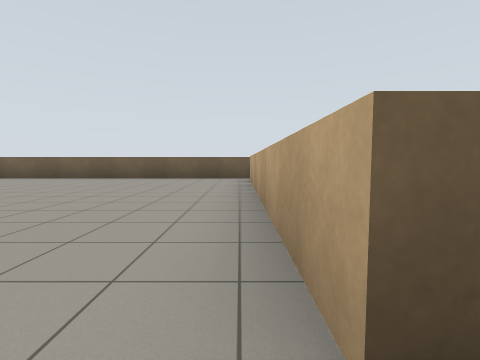
View 1 (above)

24 first-person views from a walk through a robot-simulator world made for Gazebo. The camera is 0.94 m above the floor, tilts 4° down and sees 85° across. The floor is counted in squares, 2 m on a side. Each view is taken from the middle of a square. On the plan, view 1 faces up. The plan holds only what a view shows up to about 9 squares ahead; the rest is blank.

View 2
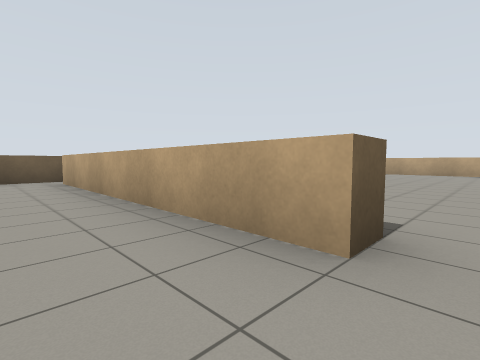

View 3
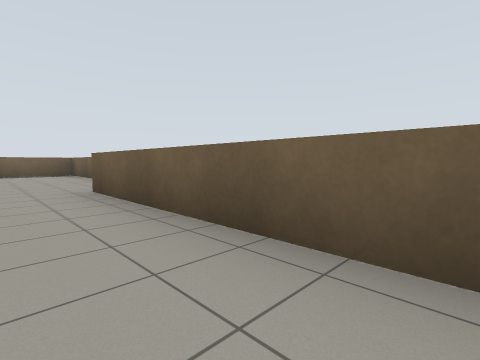

View 4
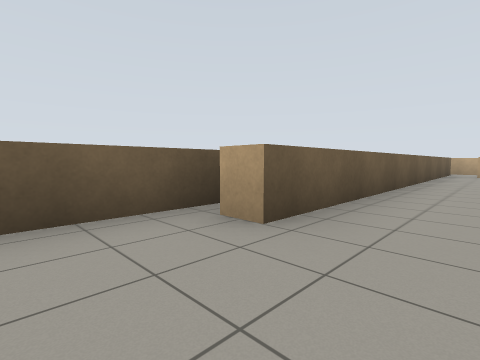

View 5
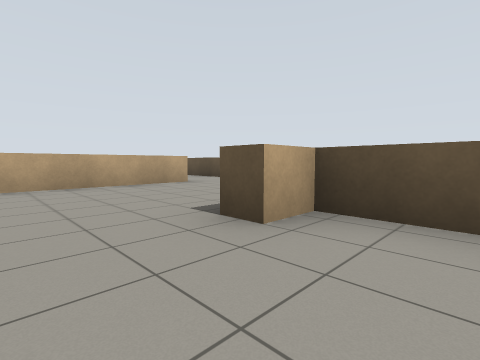

View 6
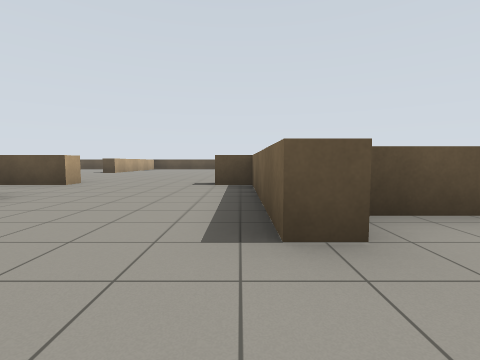

View 7
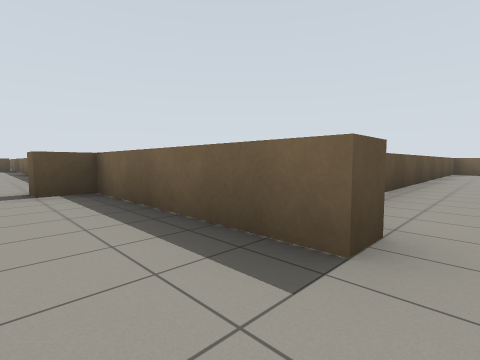

View 8
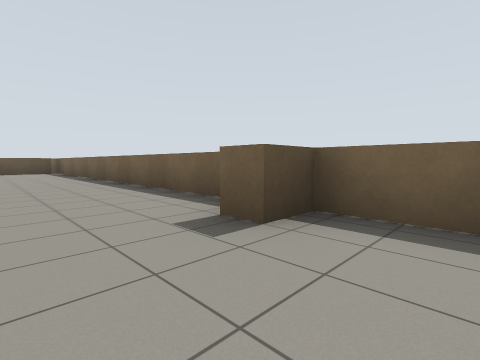

View 9
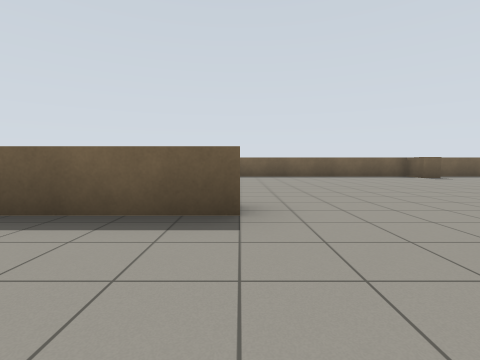

View 10
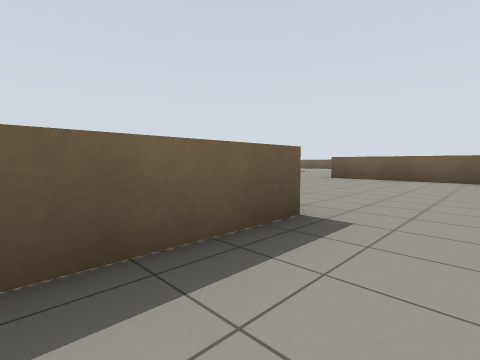

View 11
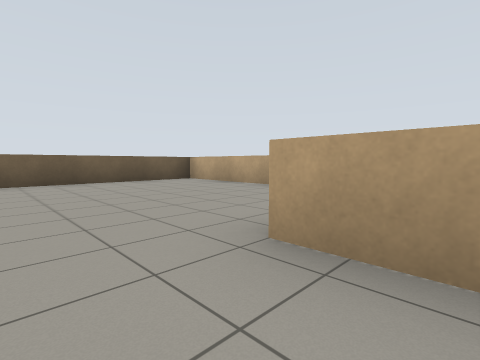

View 12
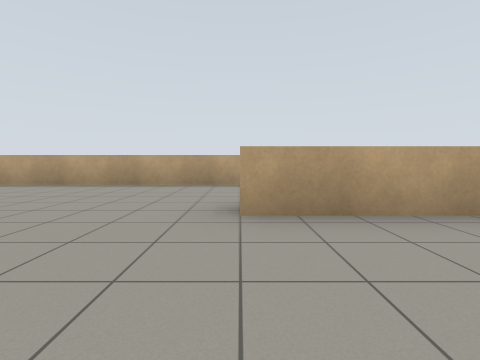

View 13
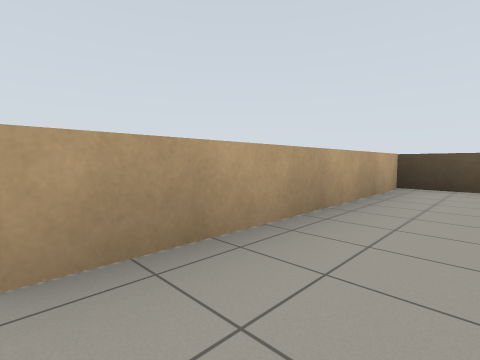

View 14
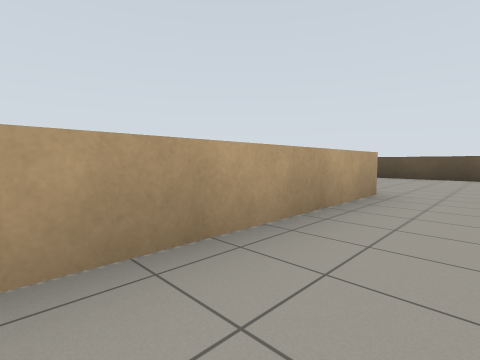

View 15
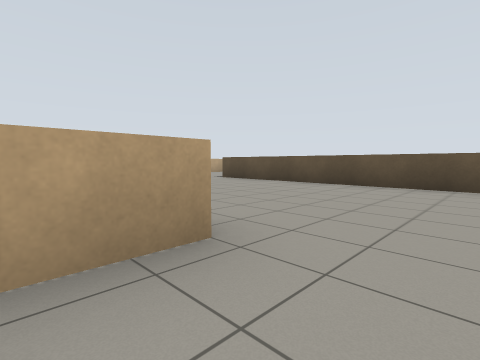

View 16
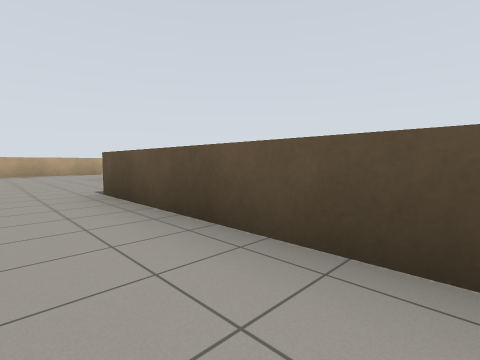

View 17
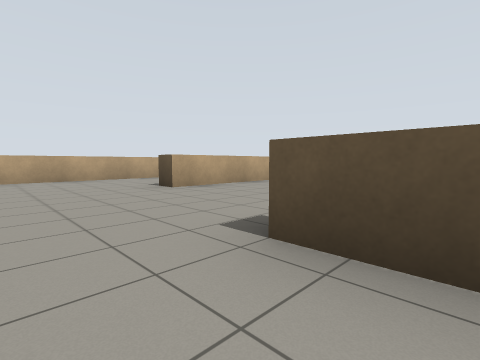

View 18
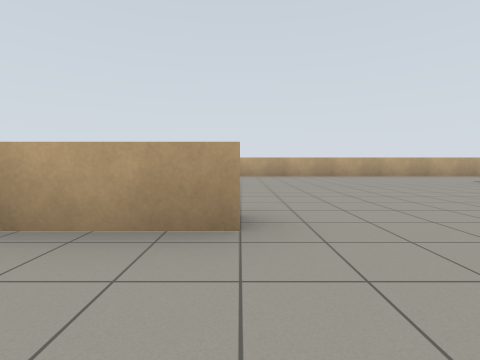

View 19
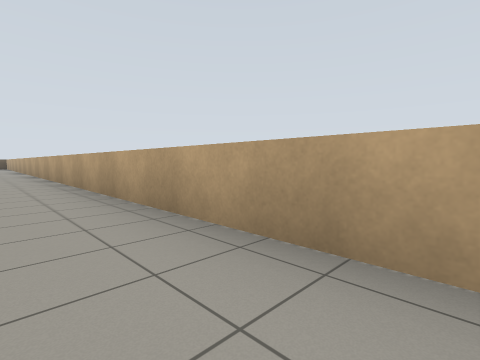

View 20
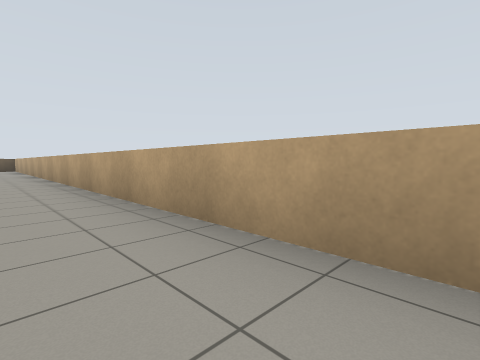

View 21
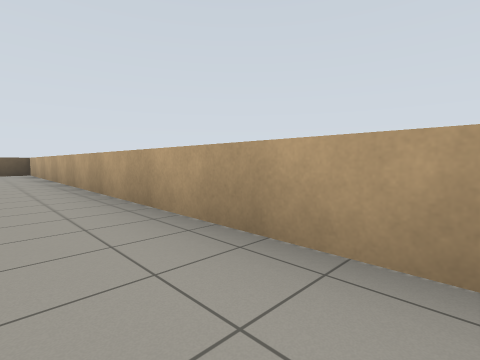

View 22
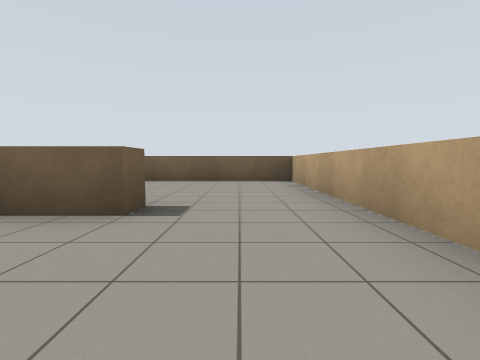

View 23
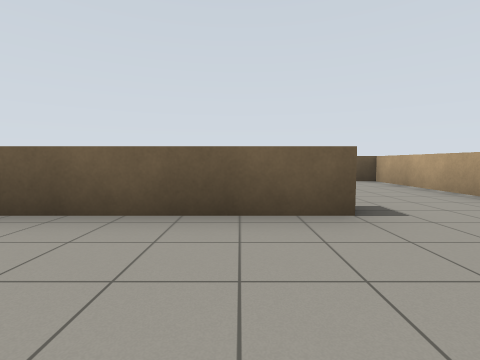

View 24
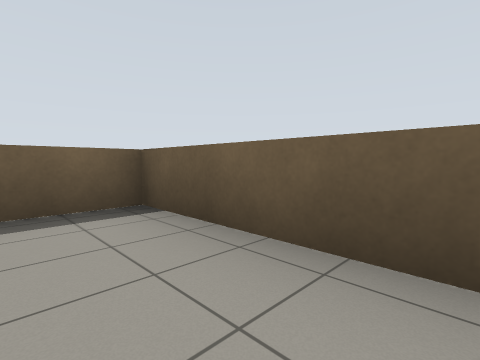

### Floor plan
Points are (right, up) in squares from view 1. A wall is a line through its corners. A room is listed if a view was taken in it or the views show most of it. See-through windows are left out.
Room 1 (views 1, 2, 3, 4, 5, 6, 7, 8, 11, 12, 13, 14)
walls: (-2.5, -1.2) (-2.5, -1.8); (-3.3, -1.8) (-3.3, -10.5); (0.3, 0.5) (0.3, 6.5); (-3.8, 2.5) (-3.3, 2.5) (-3.3, -1.2); (0.5, 7.3) (-8.5, 7.3) (-8.5, 7.8); (5.2, -6.5) (5.2, -1.8) (0.5, -1.8) (0.5, -1.2); (-8, 8.2) (-10, 8.2); (-13.5, 1.7) (-3.8, 1.7); (1.1, -12.3) (2.4, -12.3); (2.2, -12) (2.2, -7); (-12, 8.2) (-14.2, 8.2) (-14.2, 6.4)
ways out: opening at (4.5, -7) to room 2; opening at (1, 0); opening at (1, 7)
Room 2 (views 9, 10, 15, 16, 17, 18, 19, 20, 21, 22, 23, 24)
walls: (4.1, -12.3) (10, -12.3); (5.2, -8) (5.2, -6.5); (9.8, -8) (9.8, -6.4); (13.2, -16.4) (13.2, -13.5) (13.8, -13.5); (2.8, -6.9) (2.8, -9.1); (16.3, -15.6) (16.3, 11.2) (12.6, 11.2); (14, 7.8) (14, 7.3) (10.3, 7.3) (10.3, 6)
ways out: opening at (4.5, -7) to room 1

Positions as (right, up) in squares from view 1, and headings:
1: (0, 0), facing up
2: (-1, 0), facing up-right
3: (-4, 6), facing up-left
4: (-10, 6), facing up-right
5: (-5, 4), facing down-right
6: (-3, 4), facing down
7: (-2, 3), facing down-left
8: (-1, 0), facing down-left
9: (5, -7), facing left
10: (4, -9), facing up-left
11: (1, -8), facing up-right
12: (0, -7), facing right
13: (1, -7), facing down-right
14: (4, -4), facing down-right
15: (4, -7), facing down-right
16: (6, -11), facing down-right
17: (9, -11), facing down-right
18: (8, -8), facing right
19: (15, -10), facing up-right
20: (15, -5), facing up-right
21: (15, 0), facing up-right
22: (15, 5), facing up
23: (13, 5), facing up
24: (13, 6), facing up-left
